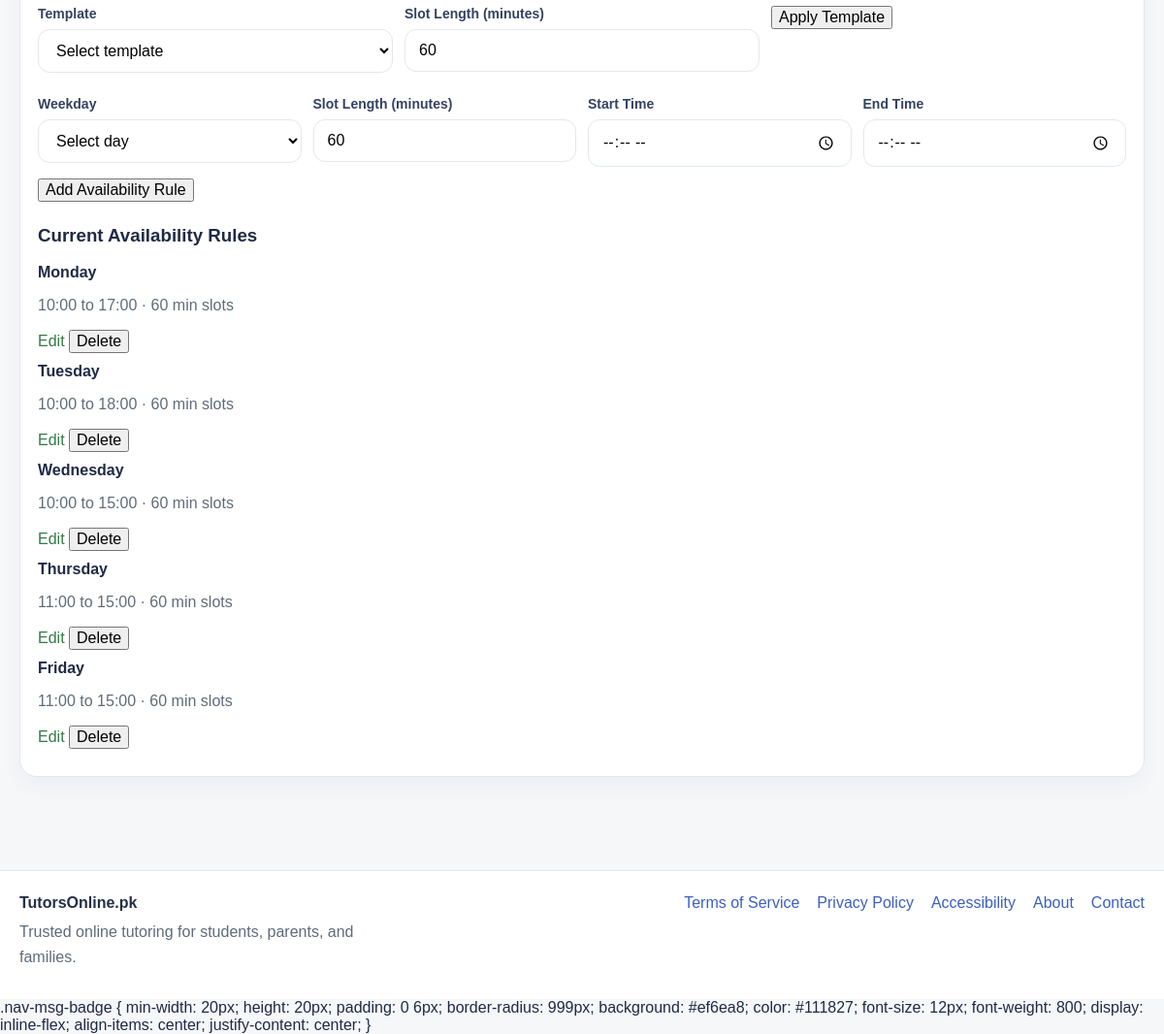
Before: /settings (signed in, lower part) with the older database file.
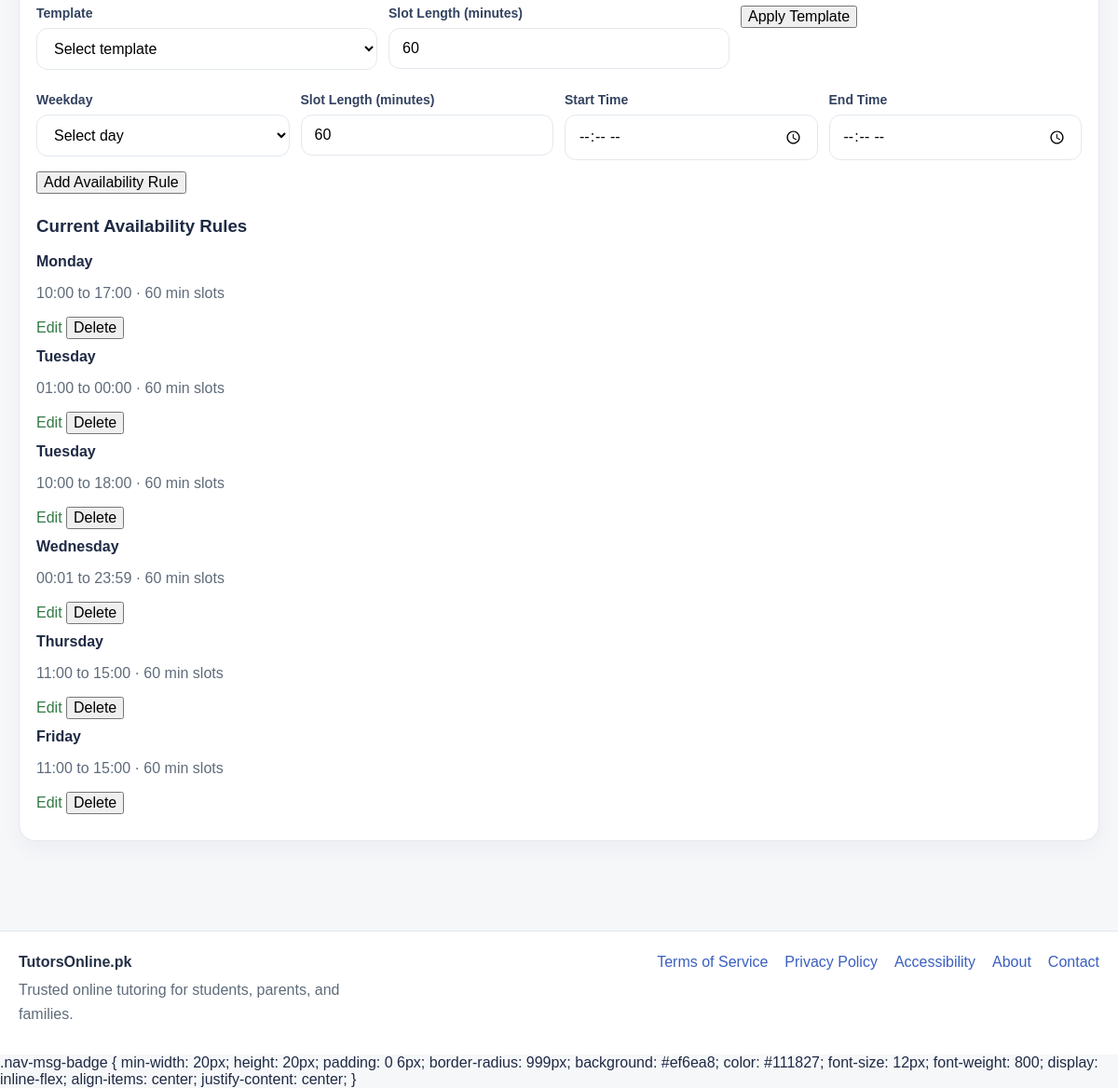
After: the same page with the newer database file.
### app.py (models this page shows)
class TutorAvailabilityRule(db.Model):
    id = db.Column(db.Integer, primary_key=True)
    tutor_id = db.Column(db.Integer, db.ForeignKey("user.id"), nullable=False)
    weekday = db.Column(db.Integer, nullable=False)  # 0 = Monday, 6 = Sunday
    start_time = db.Column(db.String(5), nullable=False)  # HH:MM
    end_time = db.Column(db.String(5), nullable=False)    # HH:MM
    slot_minutes = db.Column(db.Integer, default=60)
    is_active = db.Column(db.Boolean, default=True)
    created_at = db.Column(db.DateTime, default=datetime.utcnow)
    tutor = db.relationship("User", backref="availability_rules")

### app.py (the view, shortened to what this page needs)
@app.route("/settings", methods=["GET", "POST"])
@login_required
def settings():
    availability_rules = []
    availability_exceptions = []
    if current_user.role == "tutor":
        availability_rules = (
            TutorAvailabilityRule.query
            .filter_by(tutor_id=current_user.id)
            .order_by(TutorAvailabilityRule.weekday.asc(), TutorAvailabilityRule.start_time.asc())
            .all()
        )
        availability_exceptions = (
            TutorAvailabilityException.query
            .filter_by(tutor_id=current_user.id)
            .order_by(TutorAvailabilityException.exception_date.desc())
            .all()
        )
    return render_template(
        "settings.html",
        availability_rules=availability_rules,
        availability_exceptions=availability_exceptions,
    )

### app.py (called while the page is built)
@app.context_processor
def inject_message_badge():
    return {
        "global_unread_messages": unread_message_count_for(current_user)
        if current_user.is_authenticated else 0
    }

@login_manager.user_loader
def load_user(user_id):
    return User.query.get(int(user_id))

@app.context_processor
def inject_globals():
    return {
        "credit_rate": app.config["CREDIT_RATE"],
        "google_configured": bool(
            app.config["GOOGLE_CLIENT_ID"] and app.config["GOOGLE_CLIENT_SECRET"]
        ),
        "under_construction": UNDER_CONSTRUCTION,
    }

    @property
    def is_active(self):
        return self.is_active_user

### templates/settings.html (shortened to what this page needs)
{% extends 'base.html' %}
{% block content %}
<section class="card">
  {% if current_user.role == 'tutor' %}
<div style="margin-top:20px; margin-bottom:24px;">
  <form method="post" action="{{ url_for('apply_availability_preset') }}" class="form-grid two-col">
    <div>
      <label class="small-label">Template</label>
      <select name="preset" required>
        <option value="">Select template</option>
      </select>
    </div>
    <div>
      <label class="small-label">Slot Length (minutes)</label>
      <input type="number" name="slot_minutes" value="60" min="15" step="15">
    </div>
    <div class="full-width">
      <button class="btn btn-light" type="submit">Apply Template</button>
    </div>
  </form>
</div>
  <form method="post" action="{{ url_for('add_availability_rule') }}" class="form-grid two-col" style="margin-top:16px;">
    <div>
      <label class="small-label">Weekday</label>
      <select name="weekday" required>
        <option value="">Select day</option>
      </select>
    </div>
    <div>
      <label class="small-label">Slot Length (minutes)</label>
      <input type="number" name="slot_minutes" value="60" min="15" step="15">
    </div>
    <div>
      <label class="small-label">Start Time</label>
      <input type="time" name="start_time" required>
    </div>
    <div>
      <label class="small-label">End Time</label>
      <input type="time" name="end_time" required>
    </div>
    <div class="full-width">
      <button class="btn btn-primary" type="submit">Add Availability Rule</button>
    </div>
  </form>
  <div style="margin-top:24px;">
    <h3>Current Availability Rules</h3>
    {% set weekday_names = ['Monday', 'Tuesday', 'Wednesday', 'Thursday', 'Friday', 'Saturday', 'Sunday'] %}
    {% for rule in availability_rules %}
      <div class="list-row" style="margin-bottom:10px;">
        <div>
          <strong>{{ weekday_names[rule.weekday] }}</strong>
          <p class="muted">{{ rule.start_time }} to {{ rule.end_time }} · {{ rule.slot_minutes }} min slots</p>
        </div>
        <div class="text-right">
          <a href="{{ url_for('edit_availability_rule', rule_id=rule.id) }}"
            class="btn btn-light">
            Edit
          </a>
          <form method="post"
                action="{{ url_for('delete_availability_rule', rule_id=rule.id) }}"
                style="display:inline;">
            <button class="btn btn-light">Delete</button>
          </form>
        </div>
      </div>
    {% else %}
          <p class="muted">No availability rules added yet.</p>
        {% endfor %}
      </div>
    {% endif %}
</section>
{% endblock %}

Changed rows visible on the page:
added TutorAvailabilityRule: weekday "Tuesday", start_time "01:00", end_time "00:00", slot_minutes "60"
changed TutorAvailabilityRule "Wednesday": start_time "10:00" → "00:01"; end_time "15:00" → "23:59"
